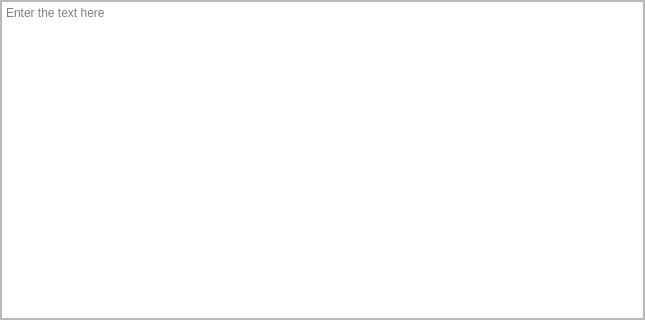
<?xml version="1.0" encoding="UTF-8"?>
<ui version="4.0">
 <class>InputWidget</class>
 <widget class="QStackedWidget" name="InputWidget">
  <property name="geometry">
   <rect>
    <x>0</x>
    <y>0</y>
    <width>645</width>
    <height>320</height>
   </rect>
  </property>
  <property name="acceptDrops">
   <bool>true</bool>
  </property>
  <property name="windowTitle">
   <string notr="true"/>
  </property>
  <property name="frameShape">
   <enum>QFrame::StyledPanel</enum>
  </property>
  <property name="currentIndex">
   <number>0</number>
  </property>
  <widget class="QWidget" name="page">
   <layout class="QHBoxLayout" name="horizontalLayout">
    <property name="leftMargin">
     <number>0</number>
    </property>
    <property name="topMargin">
     <number>0</number>
    </property>
    <property name="rightMargin">
     <number>0</number>
    </property>
    <property name="bottomMargin">
     <number>0</number>
    </property>
    <item>
     <widget class="TextEdit" name="edit_text">
      <property name="acceptDrops">
       <bool>false</bool>
      </property>
      <property name="frameShadow">
       <enum>QFrame::Raised</enum>
      </property>
      <property name="placeholderText">
       <string>Enter the text here</string>
      </property>
     </widget>
    </item>
   </layout>
  </widget>
  <widget class="QWidget" name="page_2">
   <layout class="QVBoxLayout" name="verticalLayout">
    <item>
     <spacer name="verticalSpacer">
      <property name="orientation">
       <enum>Qt::Vertical</enum>
      </property>
      <property name="sizeHint" stdset="0">
       <size>
        <width>20</width>
        <height>105</height>
       </size>
      </property>
     </spacer>
    </item>
    <item>
     <layout class="QHBoxLayout" name="horizontalLayout_2">
      <item>
       <spacer name="horizontalSpacer">
        <property name="orientation">
         <enum>Qt::Horizontal</enum>
        </property>
        <property name="sizeHint" stdset="0">
         <size>
          <width>40</width>
          <height>20</height>
         </size>
        </property>
       </spacer>
      </item>
      <item>
       <widget class="TransparentToolButton" name="button_filepath">
        <property name="enabled">
         <bool>true</bool>
        </property>
        <property name="sizePolicy">
         <sizepolicy hsizetype="Preferred" vsizetype="Preferred">
          <horstretch>0</horstretch>
          <verstretch>0</verstretch>
         </sizepolicy>
        </property>
        <property name="minimumSize">
         <size>
          <width>100</width>
          <height>100</height>
         </size>
        </property>
        <property name="iconSize">
         <size>
          <width>100</width>
          <height>100</height>
         </size>
        </property>
       </widget>
      </item>
      <item>
       <widget class="CaptionLabel" name="label_filepath">
        <property name="text">
         <string>Drop the file here</string>
        </property>
        <property name="wordWrap">
         <bool>true</bool>
        </property>
       </widget>
      </item>
      <item>
       <spacer name="horizontalSpacer_2">
        <property name="orientation">
         <enum>Qt::Horizontal</enum>
        </property>
        <property name="sizeHint" stdset="0">
         <size>
          <width>40</width>
          <height>20</height>
         </size>
        </property>
       </spacer>
      </item>
     </layout>
    </item>
    <item>
     <spacer name="verticalSpacer_2">
      <property name="orientation">
       <enum>Qt::Vertical</enum>
      </property>
      <property name="sizeHint" stdset="0">
       <size>
        <width>20</width>
        <height>105</height>
       </size>
      </property>
     </spacer>
    </item>
   </layout>
  </widget>
 </widget>
 <customwidgets>
  <customwidget>
   <class>ToolButton</class>
   <extends>QToolButton</extends>
   <header>qfluentwidgets</header>
  </customwidget>
  <customwidget>
   <class>TransparentToolButton</class>
   <extends>ToolButton</extends>
   <header>qfluentwidgets</header>
  </customwidget>
  <customwidget>
   <class>CaptionLabel</class>
   <extends>QLabel</extends>
   <header>qfluentwidgets</header>
  </customwidget>
  <customwidget>
   <class>TextEdit</class>
   <extends>QTextEdit</extends>
   <header>qfluentwidgets</header>
  </customwidget>
 </customwidgets>
 <resources/>
 <connections/>
</ui>
